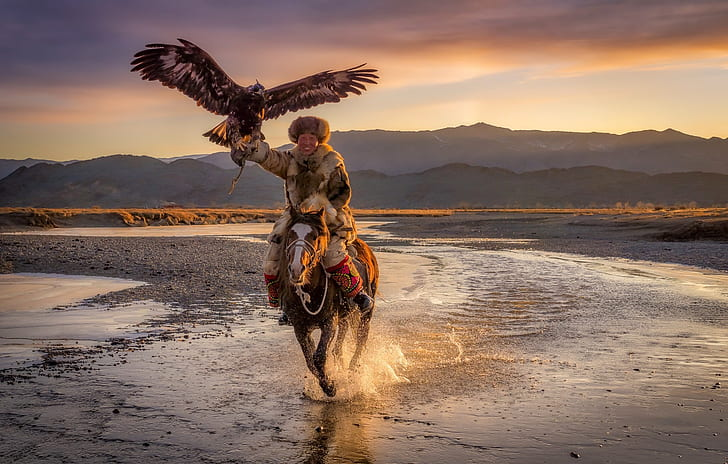
#> input picture dataset/eagleHorse.jpg, 728 x 464 px; its folder holds only this picture in this run
$ python main.py
#> lines starting #> are read from the running program, lines starting #| are printed output that depends on the picture
### utilities.py
import argparse
import os.path


def collect_arguments() -> argparse.Namespace:
    """
    Function is utilized to collect user-defined parameters
    :return: Namespace object in which user-defined arguments are kept
    """
    parser = argparse.ArgumentParser()

    parser.add_argument('--width', type=int, default=150, required=False,
                        help='Specifies desired image width')
    parser.add_argument('--height', type=int, default=150, required=False,
                        help='Specifies desired image height')
    parser.add_argument('--input_dir', type=str, default='dataset', required=False,
                        help='Specifies path to the folder in which images are kept')
    parser.add_argument('--output_dir', type=str, default='results', required=False,
                        help='Specifies path to the folder, image results will be saved')
    parser.add_argument('--sigma', type=float, default=1.0, required=False,
                        help='Specifies sigma value for gaussian filter')
    parser.add_argument('--bins', type=int, default=256, required=False,
                        help='Specifies the number of bins for histogram')

    return parser.parse_args()


def get_parameters() -> dict:
    """
    Method is utilized to collect user-defined arguments in a dictionary
    :return: all required parameters in a dictionary for the project
    """
    arguments = collect_arguments()
    parameters = dict()
    for argument in vars(arguments):
        parameters[argument] = getattr(arguments, argument)
    return parameters


def check_dir(directory: str) -> None:
    """
    Method is utilized to check the existence of the requested directory. In case it does not exist, function creates
    the corresponding directory
    :param directory: path which existences is checked
    :return: None
    """
    if not os.path.exists(directory):
        os.makedirs(directory)

### src/image_read.py
import os

import numpy as np
from utilities import *
from skimage.color import rgb2gray
from skimage import io
from skimage.transform import resize
from scipy import ndimage
import pickle

class ReadImages:
    def __init__(self, config_parameters: dict):
        """
        Method is utilized as an initializer for the class
        :param config_parameters: dictionary that contains all required information for the project
        """
        self.configuration = self.set_configuration(config_parameters)
        self.data = self.process()
#> (reads results/processed_info.pickle from the repository)

    def set_configuration(self, parameters: dict):
        """
        Method is utilized to collect required information for the task
        :param parameters: dictionary that contains all required information for the project
        :return: dictionary that contains required information for the task
        """
        input_directory = parameters['input_dir']
        output_dir = parameters['output_dir']
        check_dir(output_dir)
        return {
            'input_dir': input_directory,
            'output_dir': output_dir,
            'dimension': (parameters['width'], parameters['height']),
            'num_pixels': parameters['width'] * parameters['height'],
            'sigma': parameters['sigma'],
            'bins': parameters['bins']
        }

    def read_resize(self, image_path: str) -> np.array:
        """
        Method is used for reading image and applying resize and gray scaling to the image
        :param image_path: path to the requested image
        :return: numpy array of an image
        """
#> called with image_path = 'dataset/eagleHorse.jpg'
        image = io.imread(image_path)
#> image is the input picture: shape (464, 728, 3); mean R, G, B 137.2, 112.1, 98.3
        image = resize(image, self.configuration['dimension'])
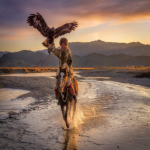
#> image: shape (150, 150, 3) float64; mean R, G, B 0.538, 0.44, 0.386

        return rgb2gray(image)
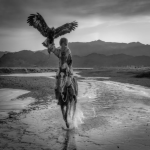
#> returned value: shape (150, 150) float64; min 0.0222, max 0.899, mean 0.457

    def apply_gaussian(self, image_path: str) -> np.array:
        """
        Method is utilized to apply gaussian filtering
        :param image_path: path to the requested image
        :return: Gaussian filtered image
        """
        image_array = self.read_resize(image_path)
        return ndimage.gaussian_filter(image_array, sigma=self.configuration['sigma']) * 255
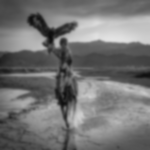
#> returned value: shape (150, 150) float64; min 12.45, max 227.4, mean 116.5

    # [46 lines left out: functions compute_histogram, cumulative_sum, equalize, not called in this run]
    def process(self) -> dict:
        """
        Method is utilized as main function of the class, so that all required processes are applied here
        :return: information dictionary that contains all required information for the process per image
        """
        info_data = dict()
        info_file = os.path.join(self.configuration['output_dir'], 'processed_info.pickle')
        if not os.path.exists(info_file):
            for each_image in os.listdir(self.configuration['input_dir']):
                image_path = os.path.join(self.configuration['input_dir'], each_image)
                gaussian_filtered_original = self.apply_gaussian(image_path)
                image, original_data_dict = self.equalize(gaussian_filtered_original)
                equalized_data_dict = self.cumulative_sum(image)
                current_dict = {'original_info': original_data_dict, 'equalized_info': equalized_data_dict, 'image': image}
                info_data[each_image] = current_dict
            with open(info_file, 'wb') as info_save:
                pickle.dump(info_data, info_save)
        with open(info_file, 'rb') as info_save:
            info_data = pickle.load(info_save)
        return info_data

    def __getitem__(self, item: str) -> dict:
        """
        Method is a getter, so that image name is provided as an item for corresponding image process
        :param item: name of the requested image
        :return: dictionary for the corresponding image data
        """
        return self.data[item]

    # [6 lines left out: function __len__, not called in this run]

### src/statistics.py
import numpy as np

from utilities import *
import random
import matplotlib.pyplot as plt
from src.image_read import ReadImages


class Statistics:
    """
    Class is used for generation of statistics
    """

    def __init__(self, config_parameters: dict, reader: ReadImages):
        """
        Method is utilized as an initializer for the class
        :param config_parameters: dictionary that contains all required information for the project
        :param reader: ReadImages object to read and process images
        """
        self.configuration = self.set_configuration(config_parameters, reader)

    @staticmethod
    def set_configuration(parameters: dict, reader: ReadImages) -> dict:
        """
        Method is utilized to collect required information for the task
        :param parameters: dictionary that contains all required information for the project
        :param reader: ReadImages object to read and process images
        :return: dictionary that contains required information for the task
        """
        check_dir('examples_dir')
        return {
            'input_dir': parameters['input_dir'],
            'examples_dir': 'examples_dir',
            'reader': reader
        }

    def get_random(self) -> tuple:
        """
        Method is used to select random image from the dataset
        :return: path to the folder in which statistics of randomly selected image will be saved and path to the image
        """
        chosen_image_path = random.choice(list(self.configuration['reader'].data.keys()))
        return os.path.join(self.configuration['examples_dir'], chosen_image_path), chosen_image_path

    @staticmethod
    def plot_comparison(original: np.array, modified: np.array, info: dict = None,
                        histogram: bool = False) -> None:
        """
        Method is utilized to plot two images for comparison purpose
        :param original: Original image before modification was applied
        :param modified: Image with applied modification
        :param info: dictionary that contains image information for figure
        :param histogram: boolean variable specifies whether comparison is done for images or histograms
        :return: None
        """
#> called with histogram = False
        figure, images = plt.subplots(1, 2)
        images[0].hist(original) if histogram else images[0].imshow(original, cmap="gray")
        images[0].title.set_text(info['before'])
        images[1].hist(modified) if histogram else images[1].imshow(modified, cmap="gray")
        images[1].title.set_text(info['after'])
        figure.suptitle(info['title'])
        figure.savefig(info['path'])
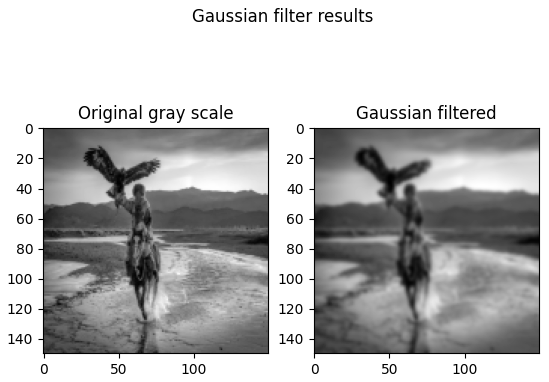
#> figure drawn by matplotlib, 2 panels

    def compare_gaussian(self, chosen_path: str, result_dir: str) -> None:
        """
        Method is utilized to compare original image and Gaussian applied image
        :param chosen_path: randomly selected image path (image name)
        :param result_dir: directory for statistics of the selected image
        :return: None
        """
        image_path = os.path.join(self.configuration['input_dir'], chosen_path)

        gaussian_image = self.configuration['reader'].apply_gaussian(image_path)
        original_image = self.configuration['reader'].read_resize(image_path)
        image_info = {
            'before': 'Original gray scale',
            'after': 'Gaussian filtered',
            'title': 'Gaussian filter results',
            'path': os.path.join(result_dir, 'gaussian.png')
        }
        self.plot_comparison(original_image, gaussian_image,
                             image_info)

    def compare_equalized(self, chosen_path: str, result_dir: str) -> None:
        """
        Method is utilized to compare original image and histogram equalization applied image
        :param chosen_path: randomly selected image path (image name)
        :param result_dir: directory for statistics of the selected image
        :return: None
        """
        image_path = os.path.join(self.configuration['input_dir'], chosen_path)
        equalized_image = self.configuration['reader'][chosen_path]['image']
        original_image = self.configuration['reader'].read_resize(image_path)
        image_info = {
            'before': 'Original gray scale',
            'after': 'Histogram equalized',
            'title': 'Equalization results',
            'path': os.path.join(result_dir, 'equalized.png')
        }
        self.plot_comparison(original_image, equalized_image,
                             image_info)
#> call 2 of plot_comparison, with histogram = False
#> in plot_comparison (call 2), `images[1].hist(modified) if histogram else images[1].imshow(modified, ..`:
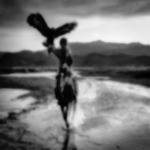
#> modified: shape (150, 150) float64; min 1.13, max 247, mean 119.9

    def compare_histograms(self, chosen_path: str, result_dir: str) -> None:
        """
        Method is utilized to compare original histogram and equalized histogram plots
        :param chosen_path: randomly selected image path (image name)
        :param result_dir: directory for statistics of the selected image
        :return: None
        """
        original_histogram = self.configuration['reader'][chosen_path]['image']
        equalized_histogram = self.configuration['reader'][chosen_path]['image']
        image_info = {
            'before': 'Original histogram',
            'after': 'Equalized histogram',
            'title': 'Equalization results in terms of histograms',
            'path': os.path.join(result_dir, 'histograms.png')
        }
        self.plot_comparison(original_histogram, equalized_histogram,
                             image_info, histogram=True)
#> call 3 of plot_comparison, with histogram = True
#> in plot_comparison (call 3), `figure.savefig(info['path'])`:
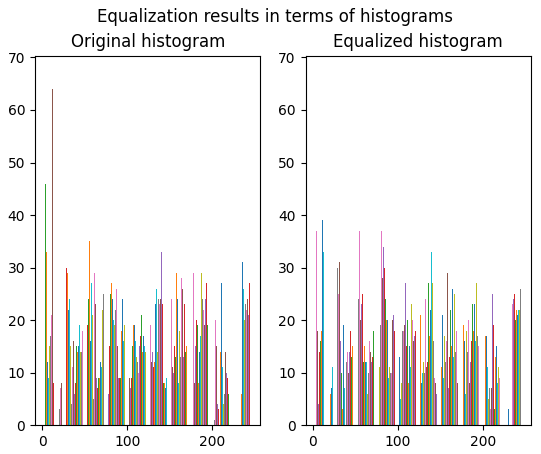
#> figure drawn by matplotlib, 2 panels; panel 1: tallest bar 45 high, from x = 3.59 to 3.72; panel 1: tallest bar 44 high, from x = 3.72 to 3.85; panel 1: tallest bar 46 high, from x = 3.85 to 3.98; panel 2: tallest bar 45 high, from x = 3.59 to 3.72

    def show_statistics(self) -> None:
        """
        Method is utilized for providing all required statistics
        :return: None
        """
        result_dir, chosen_image = self.get_random()
        check_dir(result_dir)
        self.compare_gaussian(chosen_image, result_dir)
        self.compare_equalized(chosen_image, result_dir)
        self.compare_histograms(chosen_image, result_dir)

### main.py
from utilities import *
from src.image_read import ReadImages
from src.statistics import Statistics


def __main__():
    """
    Main Function of the project, which orchestrates all tasks
    :return: None
    """
    parameters = get_parameters()
    image_reader = ReadImages(parameters)
    stats = Statistics(parameters, image_reader)
    stats.show_statistics()


if __name__ == '__main__':
    __main__()
